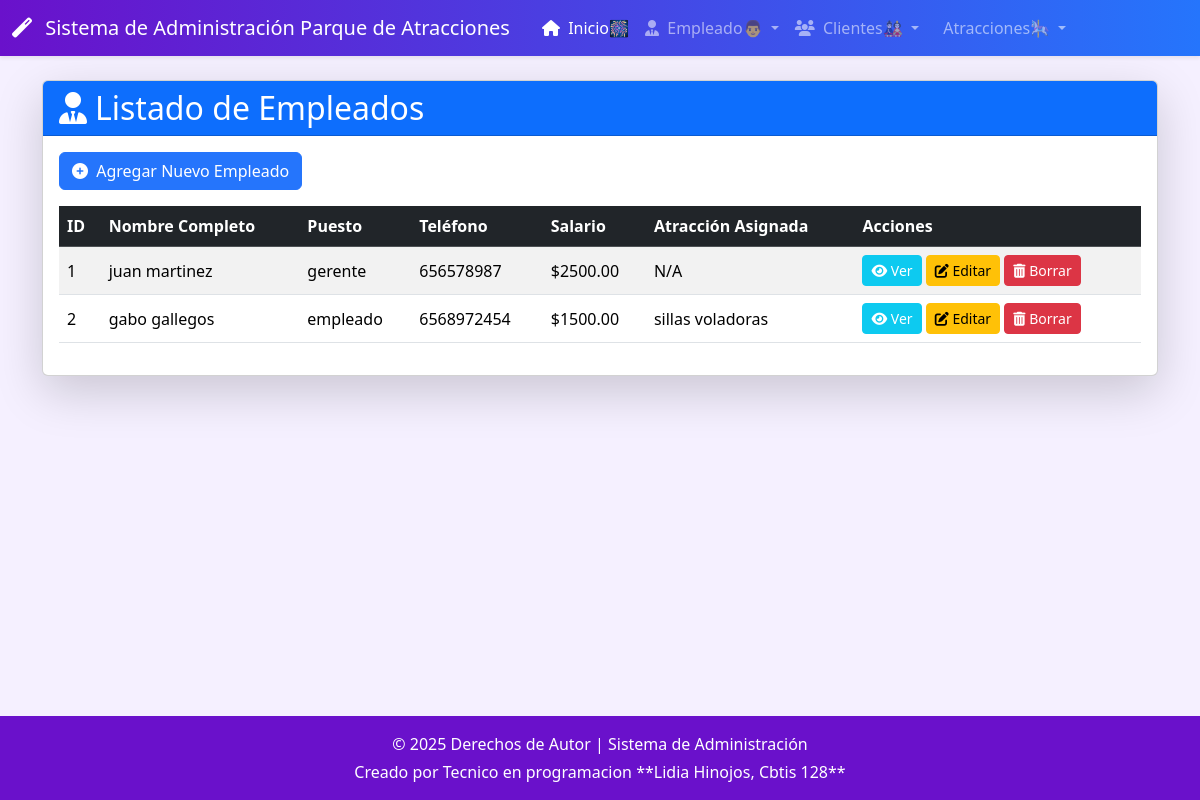
The app's page /empleado/ with its own data.
### app_parque/models.py (models this page shows, shortened)
class Empleado(models.Model):
    id_emp = models.AutoField(primary_key=True, unique=True) # [cite: 28]
    nombre = models.CharField(max_length=50) # [cite: 29]
    apellido = models.CharField(max_length=50) # [cite: 30]
    puesto = models.CharField(max_length=40) #
    telefono = models.CharField(max_length=15) # [cite: 32]
    salario = models.DecimalField(max_digits=8, decimal_places=2) # [cite: 33]
    id_atr = models.ForeignKey(Atraccion, on_delete=models.SET_NULL, null=True, blank=True) # [cite: 34]

class Atraccion(models.Model):
    id_atr = models.AutoField(primary_key=True, unique=True) # [cite: 53]
    nombre = models.CharField(max_length=50) # [cite: 54]
    tipo = models.CharField(max_length=50) # [cite: 55]
    capacidad = models.IntegerField() # [cite: 56]
    estado = models.CharField(max_length=100) # [cite: 57]
    altura_min = models.DecimalField(max_digits=3, decimal_places=2) # [cite: 58]
    id_emp = models.ForeignKey('Empleado', on_delete=models.SET_NULL, null=True, blank=True) # [cite: 59]

### app_parque/views.py (the view)
# urls.py: path('empleado/', views.ver_empleado, name='ver_empleado'),
def ver_empleado(request):
    empleados = Empleado.objects.all()
    return render(request, 'empleado/ver_empleado.html', {'empleados': empleados})

### app_parque/templates/empleado/ver_empleado.html (shortened to what this page needs)
{% extends "base.html" %}
{% block content %}
<div class="card shadow-lg">
    <div class="card-header bg-primary text-white">
        <h2 class="mb-0"><i class="fas fa-user-tie me-2"></i>Listado de Empleados</h2>
    </div>
    <div class="card-body">
        <a href="{% url 'agregar_empleado' %}" class="btn btn-custom-add mb-3">
            <i class="fas fa-plus-circle me-1"></i> Agregar Nuevo Empleado
        </a>
        {% if empleados %}
        <div class="table-responsive">
            <table class="table table-striped table-hover align-middle">
                <thead class="table-dark">
                    <tr>
                        <th>ID</th>
                        <th>Nombre Completo</th>
                        <th>Puesto</th>
                        <th>Teléfono</th>
                        <th>Salario</th>
                        <th>Atracción Asignada</th>
                        <th>Acciones</th>
                    </tr>
                </thead>
                <tbody>
                    {% for empleado in empleados %}
                    <tr>
                        <td>{{ empleado.id_emp }}</td>
                        <td>{{ empleado.nombre }} {{ empleado.apellido }}</td>
                        <td>{{ empleado.puesto }}</td>
                        <td>{{ empleado.telefono }}</td>
                        <td>${{ empleado.salario }}</td>
                        <td>{{ empleado.id_atr.nombre|default:"N/A" }}</td>
                        <td>
                            <a href="#" class="btn btn-sm btn-info text-white" title="Ver Detalles">
                                <i class="fas fa-eye"></i> Ver
                            </a>
                            <a href="{% url 'actualizar_empleado' empleado.id_emp %}" class="btn btn-sm btn-warning" title="Editar">
                                <i class="fas fa-edit"></i> Editar
                            </a>
                            <button type="button" class="btn btn-sm btn-danger" data-bs-toggle="modal" data-bs-target="#borrarModal{{ empleado.id_emp }}" title="Borrar">
                                <i class="fas fa-trash-alt"></i> Borrar
                            </button>
                        </td>
                    </tr>
                    {% endfor %}
                </tbody>
            </table>
        </div>
        {% else %}
        <div class="alert alert-info" role="alert">
            No hay empleados registrados en el sistema.
        </div>
        {% endif %}
    </div>
</div>
{% endblock %}

### app_parque/templates/base.html (style rules this page uses)
:root { --primary-color: #6a11cb; --secondary-color: #2575fc; --light-bg: #f5f0ff; --nav-bg: linear-gradient(to right, var(--primary-color), var(--secondary-color)); }
.btn-custom-add { background-color: var(--secondary-color); border-color: var(--secondary-color); color: white; }
body { background-color: var(--light-bg); }

### records on screen
Empleado: id_emp "1", nombre "juan", apellido "martinez", puesto "gerente", telefono "656578987", salario "2500.00", id_atr.nombre "N/A"
Empleado: id_emp "2", nombre "gabo", apellido "gallegos", puesto "empleado", telefono "6568972454", salario "1500.00", id_atr.nombre "sillas voladoras"
